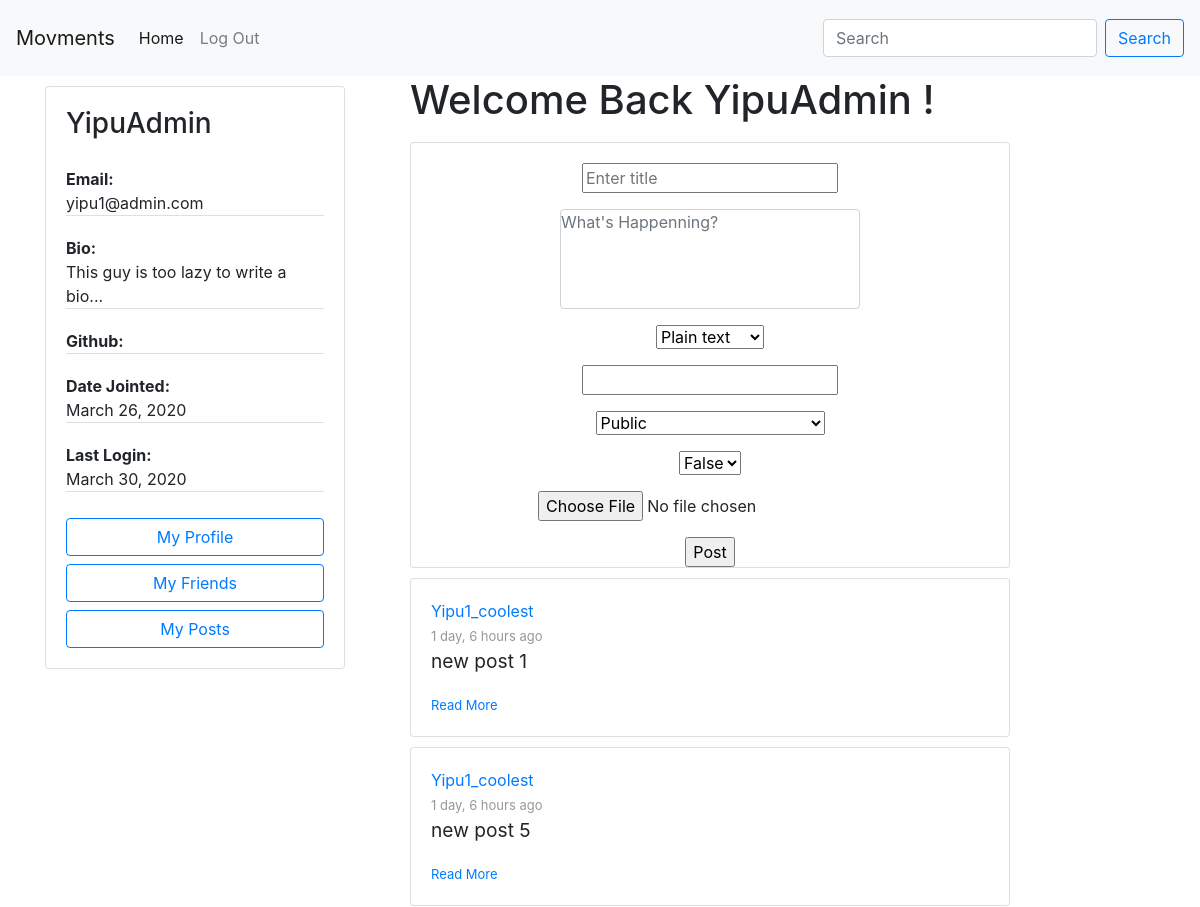
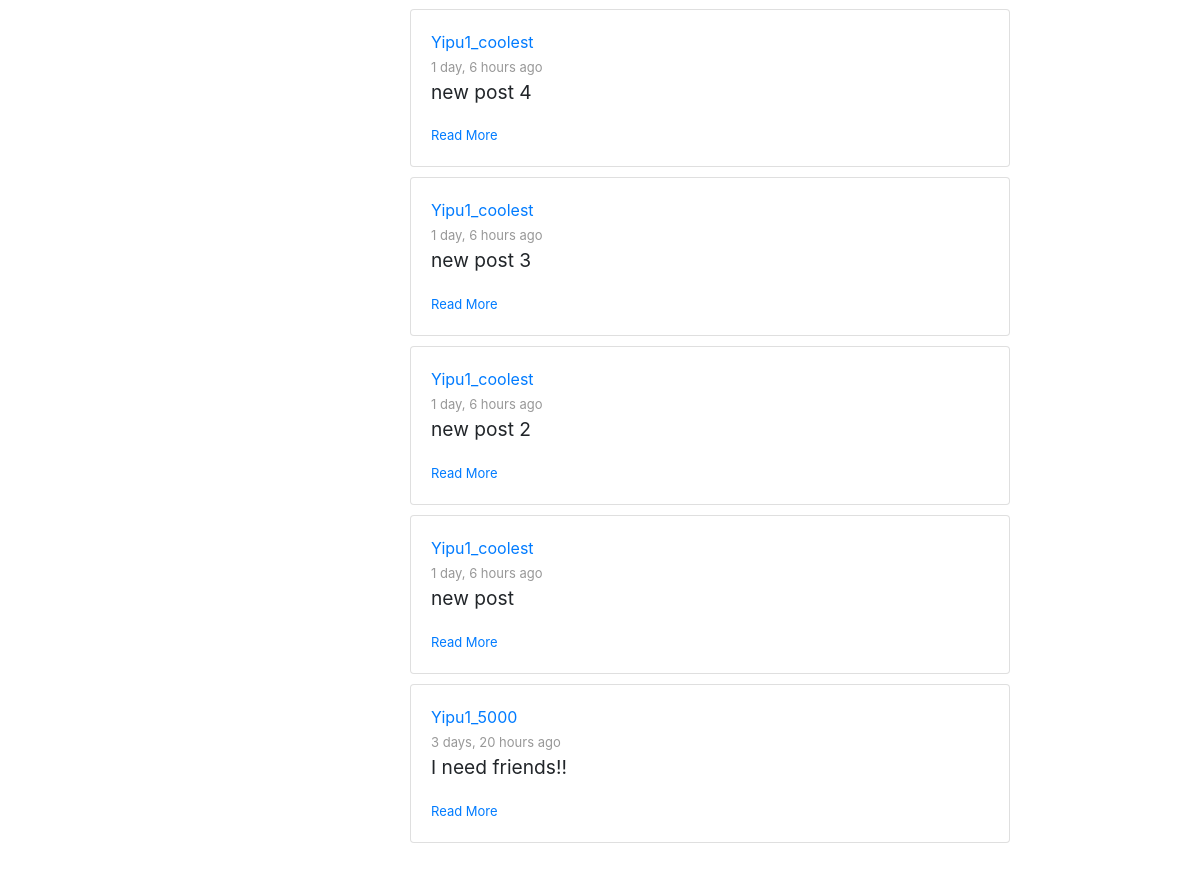
/posts/ (signed in), run on an earlier commit of the app's database (2 pictures, top to bottom).
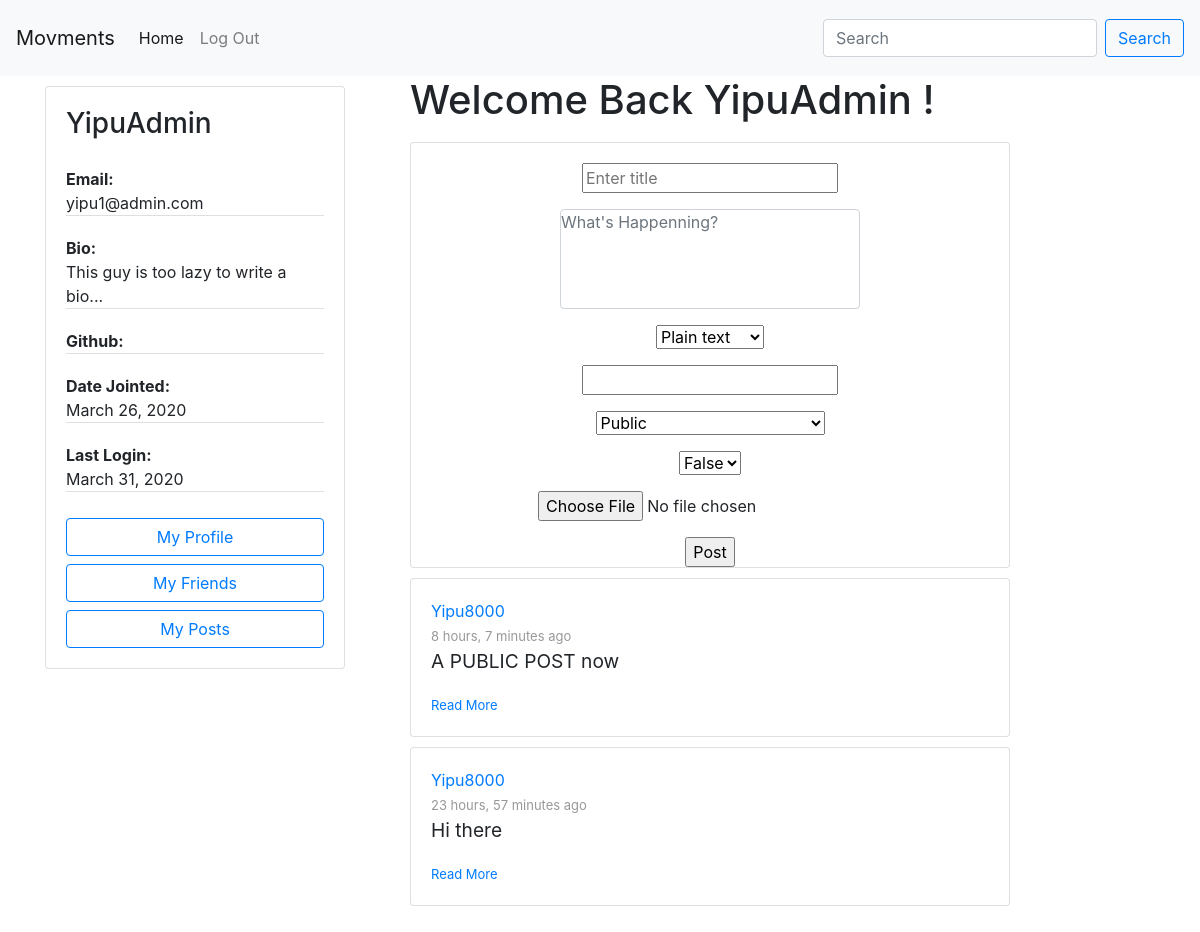
And on a later commit of the database.
### accounts/models.py (models this page shows, shortened)
class Author(AbstractBaseUser):
    email=models.EmailField(
        verbose_name='email address',
        max_length=60,
        unique=True,
    )
    id = models.CharField(primary_key=True, default=uuid.uuid4().urn[9:], editable=False,max_length=100,unique=True)
    displayName = models.CharField(max_length=30)
    lastName = models.CharField(max_length=30, blank=True)
    firstName = models.CharField(max_length=30, blank=True)
    host = models.CharField(default=settings.HOSTNAME, max_length=100)
    url = models.CharField(default="", max_length=100)
    avatar = models.ImageField(upload_to='avatar/', default = 'avatar/default-avatar.png', blank=True, null=True)
    github = models.URLField(default="", max_length=100, null=True)
    bio = models.CharField(default="This guy is too lazy to write a bio...", max_length=200, blank=True, null=True)
    date_joined=models.DateField(verbose_name="date joined", auto_now=True)
    last_login=models.DateField(verbose_name="last login", auto_now=True)
    active=models.BooleanField(default=True)
    activated=models.BooleanField(default=False)
    node=models.BooleanField(default=False)
    admin=models.BooleanField(default=False)
    share=models.BooleanField(default=False)
    share_image=models.BooleanField(default=False)
    objects = AuthorManager()
    USERNAME_FIELD = 'email'
    REQUIRED_FIELDS = ['displayName', ]

### posting/models.py (models this page shows, shortened)
class Post(models.Model):
    id = models.UUIDField(primary_key=True, default=uuid.uuid4, max_length=50, editable=False)
    author = models.ForeignKey(Author, on_delete=models.CASCADE)
    title = models.CharField(max_length=50)
    contentType = models.CharField(max_length=20, default = 'text/plain', choices=CONTENT_TYPE)
    origin = models.CharField(default="",max_length=200, editable=False)
    source = models.CharField(max_length=200, blank=True)
    content = models.TextField()
    categories = models.CharField(max_length=200, blank=True)
    unlisted = models.BooleanField(default=False, choices=UNLISTED)
    published = models.DateTimeField('date posted', auto_now_add=True, blank=True)
    visibility = models.CharField(max_length=10, default = 'PUBLIC', choices=POST_VISIBILITY)
    visibleTo =models.CharField(max_length=100, default='', blank=True )

### posting/views.py (the view, shortened to what this page needs)
# urls.py: path('posts/', APIviews.ViewPublicPosts.as_view(), name='view public posts'),
class ViewPublicPosts(APIView):
    permission_classes = [IsActivatedOrReadOnly]
    def get(self, request, format=None):
        try:
            form = PostForm(request.POST or None)
            posts = getVisiblePosts(request.user)
            posts.sort(key=lambda x: x.published, reverse=True)
            context = {
                'post_list': posts[:20],
                'form': form,
            }
            return render(request, "posting/stream.html", context)
        except Exception as e:
            print(e)
            return HttpResponseServerError(e)

### posting/forms.py
class PostForm(forms.ModelForm):
    content = forms.CharField(
        widget=forms.Textarea(
            attrs={
                "class": "textarea form-control",
                "rows": 30,
                "cols": 50,
                "style": "resize:none",
            }
        )
    )
    image = forms.ImageField(required=False)
    class Meta:
        model = Post
        fields = [
            'title',
            'content',
            'contentType',
            'categories',
            'visibility',
            'unlisted',
            'image',
        ]

### accounts/permissions.py (called while the page is built)
    def has_permission(self, request, view):
        if request.method in self.safe_method:
            return True
        if request.user:
            return request.user.is_activated
        return False

### posting/helper_functions.py (called while the page is built, shortened)
def getVisiblePosts(requester, author=None):
    result = []
    if requester.is_anonymous or requester.host != settings.HOSTNAME:
        if author:
            return list(Post.objects.filter(author=author, visibility='PUBLIC', unlisted=False).order_by('-published'))
        else:
            return list(Post.objects.filter(visibility='PUBLIC', unlisted=False).order_by('-published'))

### posting/templates/posting/stream.html (shortened to what this page needs)
{% extends 'posting/homepage.html' %}
{% block shortProfile %}
    {% if request.user.is_authenticated %}
        <div class="short-profile">
            {% include 'posting/profile-card.html' with request=request %}
        </div>
    {% endif %}
{% endblock %}
{% block content %}
    {% if post_list %}
        <ul>
            {% for post in post_list %}
            <li>
                {% include 'posting/post-inline-view.html' with post=post %}
            </li>
            {% endfor %}
        </ul>
    {% else %}
        <p>No visible posts... Go make some!</p>
    {% endif %}
{% endblock %}
{% block newPost %}
    {% if request.user.is_authenticated %}
        {% include 'posting/post-input-form.html' with post=post %}
    {% endif %}
{% endblock %}

### posting/templates/posting/homepage.html
<!DOCTYPE html>
<html>
    {%include 'posting/base.html'%}
    <body>
            {% include 'posting/navbar.html' %}
            <div class="container">
                <div class="row">
                    <div class="col-4">
                        {% block shortProfile %}
                        {% endblock %}
                    </div>
                    <div class="col-8">
                        <div class="row">
                            {% block newPost %}
                            {% endblock %}
                        </div>
                        <div class="row">
                            {% block content %}
                            {% endblock %}
                        </div>
                    </div>
                </div>
            </div>
    </body>
</html>

### posting/templates/posting/base.html (shortened to what this page needs)
    {% load static %}
    <head>
        <link rel="stylesheet" href="https://maxcdn.bootstrapcdn.com/bootstrap/4.4.1/css/bootstrap.min.css">
    </head>

### posting/templates/posting/navbar.html (shortened to what this page needs)
<nav class="navbar navbar-expand-lg navbar-light bg-light sticky-top">
    <a class="navbar-brand" href="#">Movments</a>
    <div class="collapse navbar-collapse" id="navbarSupportedContent">
      <ul class="navbar-nav mr-auto">
        <li class="nav-item active">
          <a class="nav-link" id="global-home" href="{% url 'posting:view public posts' %}">Home<span class="sr-only">(current)</span></a>
        </li>
        <li class="nav-item">
          <a class="nav-link" id="nav-third" href="{% url 'accounts:view profile' request.user.id %}">My Profile</a>
        </li>
      </ul>
      <form class="form-inline my-2 my-lg-0">
        <input class="form-control mr-sm-2" type="search" placeholder="Search" aria-label="Search">
        <button class="btn btn-outline-primary my-2 my-sm-0" type="submit">Search</button>
      </form>
    </div>
</nav>

### posting/templates/posting/profile-card.html
<div class="card" style="width: 300px;">
    <div class="card-body">
    <h3 class="card-title">{{request.user.displayName }}</h3>
    <p class="card-text">
        <ul class="list-group list-group-flush">
            <li class="list-group-item" style="padding: 0;"><span style="font-weight: bold;">Email:</span><br>{{ request.user.email }}</li>
            <li class="list-group-item" style="padding: 0;"><span style="font-weight: bold;">Bio:</span><br>{{ request.user.bio }}</li>
            <li class="list-group-item" style="padding: 0;"><span style="font-weight: bold;">Github:</span><br>{{ request.user.github }}</li>
            <li class="list-group-item" style="padding: 0;"><span style="font-weight: bold;">Date Jointed:</span><br> {{ request.user.date_joined }}</li>
            <li class="list-group-item" style="padding: 0;"><span style="font-weight: bold;">Last Login:</span><br>{{ request.user.last_login }}</li>
        </ul>
    </p>
    <div id="user-menu">
        <a href="{% url 'accounts:view profile' request.user.id %}" class="btn btn-outline-primary btn-block">My Profile</a>
        <a href="{% url 'friendship:get friends list' request.user.id %}" class="btn btn-outline-primary btn-block">My Friends</a>
        <a href="{% url 'posting:view user posts' request.user.id %}" class="btn btn-outline-primary btn-block">My Posts</a>
    </div>
    </div>
</div>

### posting/templates/posting/post-input-form.html (shortened to what this page needs)
<h1 style="text-align:center">Welcome Back {{ request.user.displayName }} !</h1>
<div class="card" style="width: 600px;">
    <form action="." method="POST" class="post-form" enctype="multipart/form-data">
        <div>
            {{ form.as_p }}
        <input type="submit" value="Post">
        </div>
    </form>
</div>

### posting/templates/posting/post-inline-view.html
<div class="card" style="width:600px">
    <div class="card-body">
      <a class="displa-name" href="{% url 'accounts:view profile' post.author.id %}">{{post.author.displayName}}</a>
      <br>
      <span id="timestamp">{{ post.published|timesince }} ago</span>
      <div class="card-title">
          <p style="font-size: larger;">{{ post.title }}</p></p>
      </div>
      <a  class="" href="{% url 'posting:view post details' post.id %}" style="font-size: small;" >Read More</a>
    </div>
</div>

### posting/templates/posting/base.html (style rules this page uses)
ul { padding: 0; list-style-type: none; }
.post-form { text-align: center; }
.post-form #id_title { margin-top: 20px; }
.post-form #id_content { width: 300px; height: 100px; padding: 0; }
li { padding: 0; list-style-type: none; margin-top: 10px; margin-bottom: 10px; }
#timestamp { font-size: small; color:#989898; }
.card { margin-top: 10px; }
#id_content { margin: 0 auto; float: none; }

What changed in the data, as far as the page shows it:
removed Post: author.displayName "Yipu1_coolest", published "1 day, 6 hours", title "new post 1"
removed Post: author.displayName "Yipu1_coolest", published "1 day, 6 hours", title "new post 5"
removed Post: author.displayName "Yipu1_coolest", published "1 day, 6 hours", title "new post 4"
removed Post: author.displayName "Yipu1_coolest", published "1 day, 6 hours", title "new post 3"
removed Post: author.displayName "Yipu1_coolest", published "1 day, 6 hours", title "new post 2"
removed Post: author.displayName "Yipu1_coolest", published "1 day, 6 hours", title "new post"
removed Post: author.displayName "Yipu1_5000", published "3 days, 20 hours", title "I need friends!!"
changed Author "YipuAdmin": user.last_login "March 30, 2020" → "March 31, 2020"
added Post: author.displayName "Yipu8000", published "8 hours, 7 minutes", title "A PUBLIC POST now"
added Post: author.displayName "Yipu8000", published "23 hours, 57 minutes", title "Hi there"
